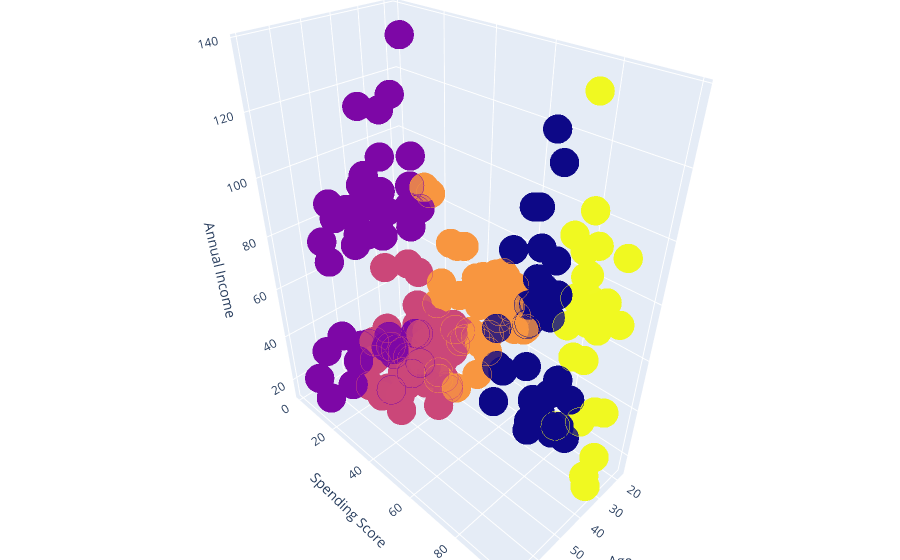

Source (notebook cell):
### Code cell
dataset['labels'] =  labels
trace1 = go.Scatter3d(
    x= dataset['Age'],
    y= dataset['Spending Score (1-100)'],
    z= dataset['Annual Income (k$)'],
    mode='markers',
     marker=dict(
        color = dataset['labels'],
        size= 10,
        line=dict(
            color= dataset['labels'],
            width= 12
        ),
        opacity=0.8
     )
)
df = [trace1]

layout = go.Layout(
    title = 'Character vs Gender vs Alive or not',
    margin=dict(
        l=0,
        r=0,
        b=0,
        t=0
    ),
    scene = dict(
            xaxis = dict(title  = 'Age'),
            yaxis = dict(title  = 'Spending Score'),
            zaxis = dict(title  = 'Annual Income')
        )
)

fig = go.Figure(data = df, layout = layout)
py.iplot(fig)

### Figure 1 — Plotly figure (JSON) as saved in the notebook; plotly's stock layout.template omitted (floating-point values rounded to 4 significant figures; data arrays with more than 128 entries replaced by an {"elided": "..."} marker saying what was removed)
{"data": [{"marker": {"color": {"elided": "2000 int values"}, "line": {"color": {"elided": "2000 int values"}, "width": 12}, "opacity": 0.8, "size": 10}, "mode": "markers", "x": {"elided": "2000 int values"}, "y": {"elided": "2000 int values"}, "z": {"elided": "2000 int values"}, "type": "scatter3d"}], "layout": {"margin": {"b": 0, "l": 0, "r": 0, "t": 0}, "scene": {"xaxis": {"title": {"text": "Age"}}, "yaxis": {"title": {"text": "Spending Score"}}, "zaxis": {"title": {"text": "Annual Income"}}}, "title": {"text": "Character vs Gender vs Alive or not"}}}
